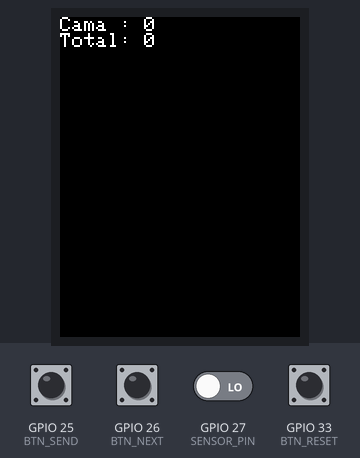
A sketch run on a simulated ESP32. Parts: 240×320 colour display. Inputs (shaded band) come from the test bench; at power-on: GPIO 25 (BTN_SEND), GPIO 26 (BTN_NEXT), GPIO 33 (BTN_RESET) HIGH, GPIO 27 (SENSOR_PIN) LOW.

Above: at 1.3 s.
1.4 s: GPIO 27 (SENSOR_PIN) driven HIGH
At 2.4 s:
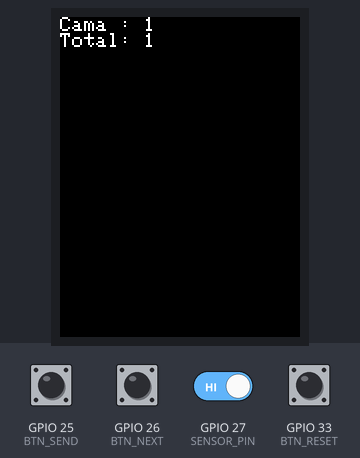
4.4 s: GPIO 27 (SENSOR_PIN) driven LOW
7.4 s: GPIO 26 (BTN_NEXT) pulled LOW for 0.15 s
10.5 s: GPIO 33 (BTN_RESET) pulled LOW for 0.15 s
Timing chart, 0 to 13.5 s (numbered marks = the images above; inputs shaded):
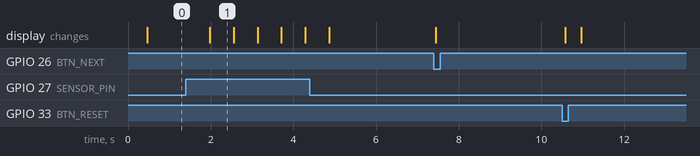

Measured:
- after the input at 1.4 s, the display: changes after 0.58 s (image 1)
- what the display in image 1 shows lasts 0.6 s, from 2.0 s to 2.6 s

The sketch:

contador1.ino
```cpp
#include <Arduino.h>
#include <Wire.h>
#include <SPI.h>
#include <TFT_eSPI.h>

TFT_eSPI tft = TFT_eSPI(); // Inicializa la pantalla TFT


#define BTN_RESET 33  // Botón de reinicio, Pin GPIO D33
#define BTN_NEXT  26   // Botón de siguiente cama, Pin GPIO D35
#define BTN_SEND  25  // Botón de envío de datos, Pin GPIO D32

#define SENSOR_PIN 27  // Pin GPIO D27 para el sensor inductivo

volatile int countPerBed = 0; // Contador por cama
volatile int totalCount = 0;  // Contador total

void setup() {
  Serial.begin(9600);

  pinMode(BTN_RESET, INPUT_PULLUP);
  pinMode(BTN_NEXT, INPUT_PULLUP);
  pinMode(BTN_SEND, INPUT_PULLUP);

  attachInterrupt(digitalPinToInterrupt(BTN_RESET), resetCounter, FALLING);
  attachInterrupt(digitalPinToInterrupt(BTN_NEXT), nextBed, FALLING);
  attachInterrupt(digitalPinToInterrupt(BTN_SEND), sendData, FALLING);

  Wire.begin();
  tft.init();

}

void loop() {
  // Lógica del sensor inductivo
  int sensorState = digitalRead(SENSOR_PIN);
  if (sensorState == HIGH) {
    // Si el sensor detecta metal, incrementa los contadores
    countPerBed++;
    totalCount++;
    delay(500); // Evita contar múltiples veces por un solo objeto metálico
  }

// Actualización de la pantalla
  updateScreen();
}

// Función de reinicio del contador de cama actual
void resetCounter() {
  countPerBed = 0; // Reinicia el contador de cama actual
  totalCount =0; // Reinicia el contador de cama actual Total
}

// Función de incremento de cama
void nextBed() {
  countPerBed = 0; // Reinicia el contador de cama actual
}

// Función de envío de datos
void sendData() {
  // Aquí agregarías el código para enviar los datos por Telegram
}

// Función para actualizar la pantalla
void updateScreen() {
  tft.fillScreen(TFT_BLACK);
  tft.setCursor(0, 0);
  tft.setTextColor(TFT_WHITE);
  tft.setTextSize(2); // Aumentar el tamaño del texto
  tft.print("Cama : ");
  tft.println(countPerBed);
  tft.print("Total: ");
  tft.println(totalCount);
}
```
